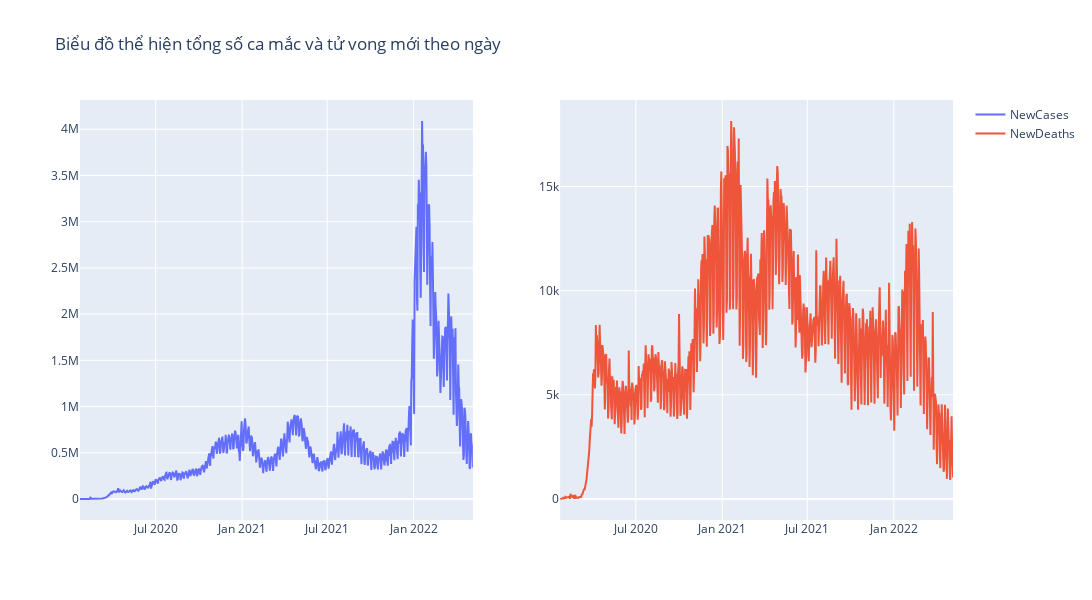

Notebook code cell kept with this figure:
### Markdown cell above
##### Tổng số ca mắc và tử vong mới theo từng ngày trên toàn thế giới kể từ đầu đại dịch

### Code cell
plot_sub_lines(covid_world_df, 'Date', 'NewCases', 'NewDeaths', "Biểu đồ thể hiện tổng số ca mắc và tử vong mới theo ngày")

### Figure 1 — Plotly figure (JSON) as saved in the notebook; plotly's stock layout.template omitted (floating-point values rounded to 4 significant figures; data arrays with more than 128 entries replaced by an {"elided": "..."} marker saying what was removed)
{"data": [{"mode": "lines", "name": "NewCases", "type": "scatter", "x": {"elided": "837 str values"}, "xaxis": "x", "y": {"elided": "837 int values"}, "yaxis": "y"}, {"mode": "lines", "name": "NewDeaths", "type": "scatter", "x": {"elided": "837 str values"}, "xaxis": "x2", "y": {"elided": "837 int values"}, "yaxis": "y2"}], "layout": {"height": 600, "title": {"text": "Biểu đồ thể hiện tổng số ca mắc và tử vong mới theo ngày"}, "width": 1200, "xaxis": {"anchor": "y", "domain": [0, 0.45]}, "xaxis2": {"anchor": "y2", "domain": [0.55, 1]}, "yaxis": {"anchor": "x", "domain": [0, 1]}, "yaxis2": {"anchor": "x2", "domain": [0, 1]}}}
